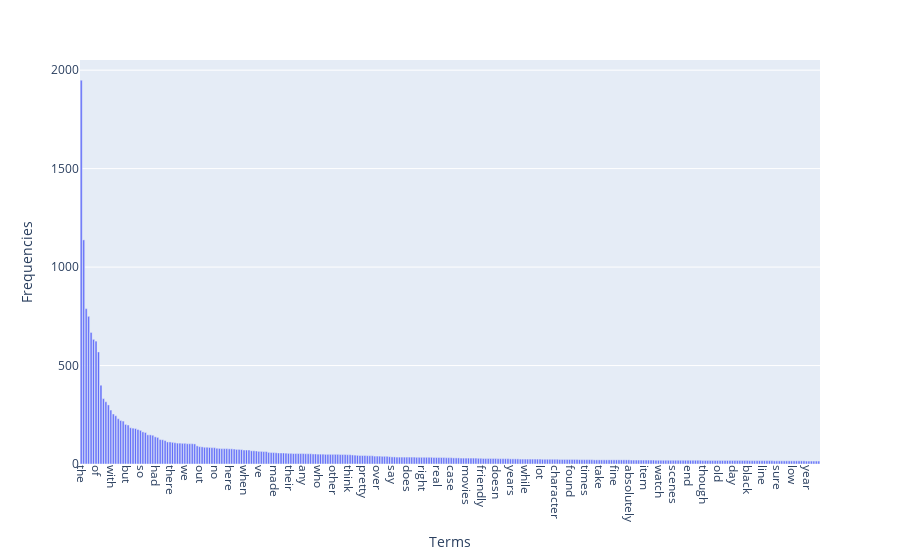

Source (notebook cell):
### Code cell
sorted_terms = [term for _, term in sorted(zip(term_frequencies, count_vect.get_feature_names_out()), reverse=True)]
sorted_frequencies = sorted(term_frequencies, reverse=True)

data = {
    'Terms': sorted_terms[0:300],
    'Frequencies': sorted_frequencies[0:300]
}
df = pd.DataFrame(data)

fig = plot_ex.bar(df, x='Terms', y='Frequencies')
fig.update_xaxes(tickangle=90)

fig.show()

### Figure 1 — Plotly figure (JSON) as saved in the notebook; plotly's stock layout.template omitted (floating-point values rounded to 4 significant figures; data arrays with more than 128 entries replaced by an {"elided": "..."} marker saying what was removed)
{"data": [{"alignmentgroup": "True", "hovertemplate": "Terms=%{x}<br>Frequencies=%{y}<extra></extra>", "legendgroup": "", "marker": {"color": "#636efa", "pattern": {"shape": ""}}, "name": "", "offsetgroup": "", "orientation": "v", "showlegend": false, "textposition": "auto", "type": "bar", "x": {"elided": "300 str values"}, "xaxis": "x", "y": {"elided": "300 int values"}, "yaxis": "y"}], "layout": {"barmode": "relative", "legend": {"tracegroupgap": 0}, "margin": {"t": 60}, "xaxis": {"anchor": "y", "domain": [0, 1], "tickangle": 90, "title": {"text": "Terms"}}, "yaxis": {"anchor": "x", "domain": [0, 1], "title": {"text": "Frequencies"}}}}
